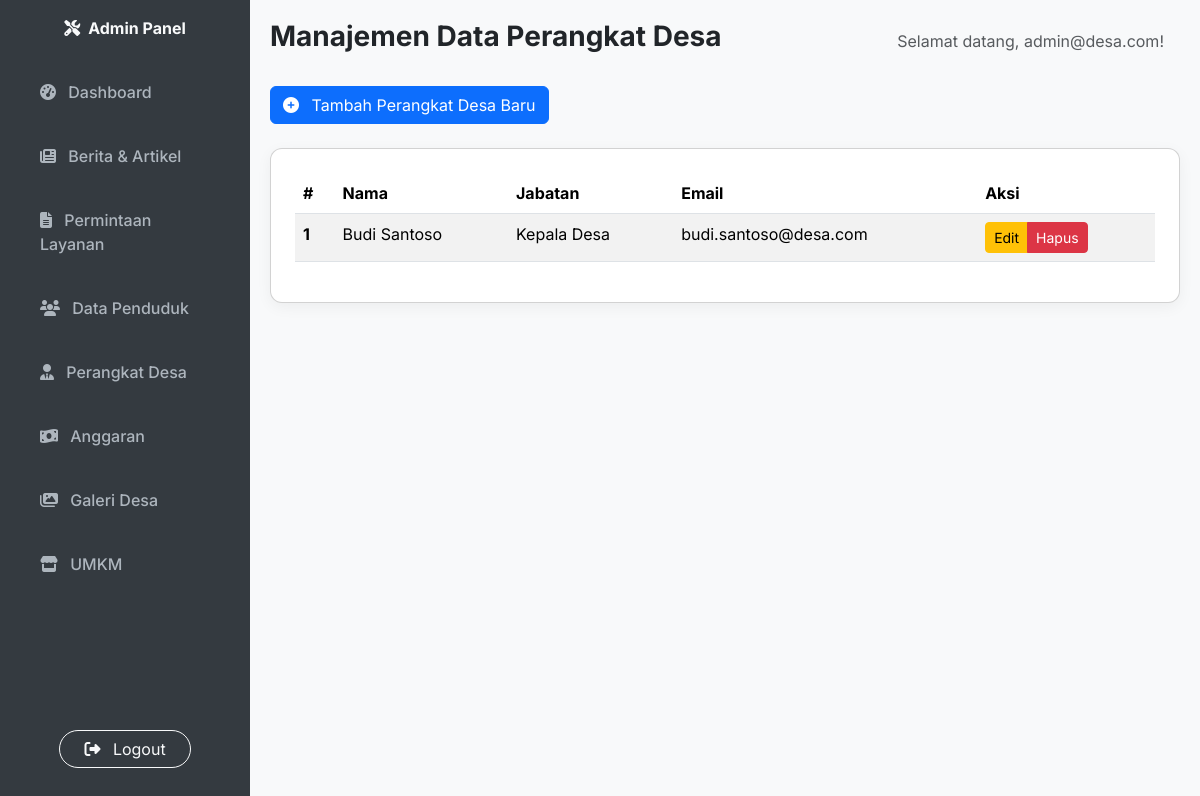
Page /manage_perangkat_desa.php (signed in) on the committed database.
### tables this page shows
CREATE TABLE `perangkat_desa` (
  `id` int(11) NOT NULL,
  `nama` varchar(100) NOT NULL,
  `jabatan` varchar(100) NOT NULL,
  `email` varchar(100) NOT NULL,
  `password` varchar(255) NOT NULL,
  `foto_url` varchar(255) DEFAULT NULL,
  `deskripsi_singkat` text DEFAULT NULL,
  `no_telp` varchar(20) DEFAULT NULL
);

### manage_perangkat_desa.php (the view, shortened to what this page needs)
<?php
require_once 'db.php';
$perangkat_desa_list = [];
$sql = "SELECT id, nama, jabatan, email FROM perangkat_desa ORDER BY nama ASC";
$result = $conn->query($sql);
if ($result === FALSE) {
    $message = "<div class='alert alert-danger'>Error saat menjalankan kueri SELECT: " . $conn->error . "</div>";
} else {
    if ($result->num_rows > 0) {
        while ($row = $result->fetch_assoc()) {
            $perangkat_desa_list[] = $row;
        }
    }
}
$user_display_name = isset($_SESSION['user_email']) ? htmlspecialchars($_SESSION['user_email']) : 'Admin';
?>
<!DOCTYPE html>
<html lang="id">
<head>
    <link href="https://cdn.jsdelivr.net/npm/bootstrap@5.3.3/dist/css/bootstrap.min.css" rel="stylesheet" xintegrity="sha384-QWTKZyjpPEjISv5WaRU9OFeRpok6YctnYmDr5pNlyT2bRjXh0JMhjY6hW+ALEwIH">
    <link rel="stylesheet" href="https://cdnjs.cloudflare.com/ajax/libs/font-awesome/6.5.2/css/all.min.css">
</head>
<body>
    <nav id="sidebar" class="d-flex flex-column p-3">
        <a href="dashboard.php" class="navbar-brand text-light text-center mb-4">
            <i class="fas fa-tools me-2"></i>Admin Panel
        </a>
        <ul class="nav nav-pills flex-column">
            <li class="nav-item mb-2">
                <a href="dashboard.php" class="nav-link">
                    <i class="fas fa-tachometer-alt me-2"></i> Dashboard
                </a>
            </li>
            <li class="nav-item mb-2">
                <a href="manage_berita.php" class="nav-link">
                    <i class="fas fa-newspaper me-2"></i> Berita & Artikel
                </a>
            </li>
            <li class="nav-item mb-2">
                <a href="manage_layanan.php" class="nav-link">
                    <i class="fas fa-file-alt me-2"></i> Permintaan Layanan
                </a>
            </li>
            <li class="nav-item mb-2">
                <a href="manage_penduduk.php" class="nav-link">
                    <i class="fas fa-users me-2"></i> Data Penduduk
                </a>
            </li>
            <li class="nav-item mb-2">
                <a href="manage_perangkat_desa.php" class="nav-link">
                    <i class="fas fa-user-tie me-2"></i> Perangkat Desa
                </a>
            </li>
            <li class="nav-item mb-2">
                <a href="manage_anggaran.php" class="nav-link">
                    <i class="fas fa-money-bill-wave me-2"></i> Anggaran
                </a>
            </li>
            <li class="nav-item mb-2">
                <a href="manage_galeri.php" class="nav-link">
                    <i class="fas fa-images me-2"></i> Galeri Desa
                </a>
            </li>
            <li class="nav-item mb-2">
                <a href="manage_umkm.php" class="nav-link <?php if ($current_page == 'manage_umkm.php') echo 'active'; ?>">
                    <i class="fas fa-store me-2"></i> UMKM
                </a>
            </li>
        </ul>
        <div class="mt-auto text-center py-3">
             <a href="logout.php" class="btn btn-outline-light rounded-pill px-4"><i class="fas fa-sign-out-alt me-2"></i> Logout</a>
        </div>
    </nav>
    <div id="main-content">
        <header class="d-flex justify-content-between align-items-center mb-4">
            <h1 class="h3 fw-bold">Manajemen Data Perangkat Desa</h1>
            <div class="d-flex align-items-center">
                <span class="me-3 d-none d-md-block text-muted">Selamat datang, <?php echo $user_display_name; ?>!</span>
            </div>
        </header>
        <div class="mb-4">
            <button type="button" class="btn btn-primary" data-bs-toggle="modal" data-bs-target="#addPerangkatModal">
                <i class="fas fa-plus-circle me-2"></i> Tambah Perangkat Desa Baru
            </button>
        </div>
        <div class="table-responsive card p-4">
            <table class="table table-striped table-hover">
                <thead>
                    <tr>
                        <th scope="col">#</th>
                        <th scope="col">Nama</th>
                        <th scope="col">Jabatan</th>
                        <th scope="col">Email</th>
                        <th scope="col">Aksi</th>
                    </tr>
                </thead>
                <tbody>
                    <?php if (count($perangkat_desa_list) > 0): ?>
                        <?php $i = 1; foreach ($perangkat_desa_list as $perangkat): ?>
                            <tr>
                                <th scope="row"><?= $i++; ?></th>
                                <td><?= htmlspecialchars($perangkat['nama']) ?></td>
                                <td><?= htmlspecialchars($perangkat['jabatan']) ?></td>
                                <td><?= htmlspecialchars($perangkat['email']) ?></td>
                                <td>
                                    <div class="btn-group" role="group">
                                        <button type="button" class="btn btn-sm btn-warning edit-btn"
                                                data-bs-toggle="modal" data-bs-target="#editPerangkatModal"
                                                data-id="<?= htmlspecialchars($perangkat['id']) ?>"
                                                data-nama="<?= htmlspecialchars($perangkat['nama']) ?>"
                                                data-jabatan="<?= htmlspecialchars($perangkat['jabatan']) ?>"
                                                data-email="<?= htmlspecialchars($perangkat['email']) ?>">
                                            Edit
                                        </button>
                                        <a href="manage_perangkat_desa.php?action=delete&id=<?= htmlspecialchars($perangkat['id']) ?>" class="btn btn-sm btn-danger" onclick="return confirm('Apakah Anda yakin ingin menghapus data perangkat desa ini?');">Hapus</a>
                                    </div>
                                </td>
                            </tr>
                        <?php endforeach; ?>
                    <?php else: ?>
                        <tr>
                            <td colspan="5" class="text-center">Tidak ada data perangkat desa yang ditemukan.</td>
                        </tr>
                    <?php endif; ?>
                </tbody>
            </table>
        </div>
    </div>
</body>
</html>

### manage_perangkat_desa.php (style rules this page uses)
body { font-family: 'Inter', sans-serif; background-color: #f8f9fa; }
#sidebar { height: 100vh; background-color: #343a40; color: #fff; padding-top: 20px; position: fixed; left: 0; top: 0; width: 250px; transition: all 0.3s; z-index: 1000; }
#sidebar .nav-link { color: #adb5bd; font-weight: 500; transition: all 0.2s ease; padding: 1rem 1.5rem; }
#main-content { margin-left: 250px; padding: 20px; transition: all 0.3s; }
.navbar-brand { font-weight: 700; }
.table-responsive { border-radius: 0.75rem; box-shadow: 0 4px 15px rgba(0,0,0,0.05); overflow: hidden; }

### rows in the picture
perangkat_desa: nama "Budi Santoso", jabatan "Kepala Desa", email "budi.santoso@desa.com"

### other values in the picture
$user_display_name "admin@desa.com"
